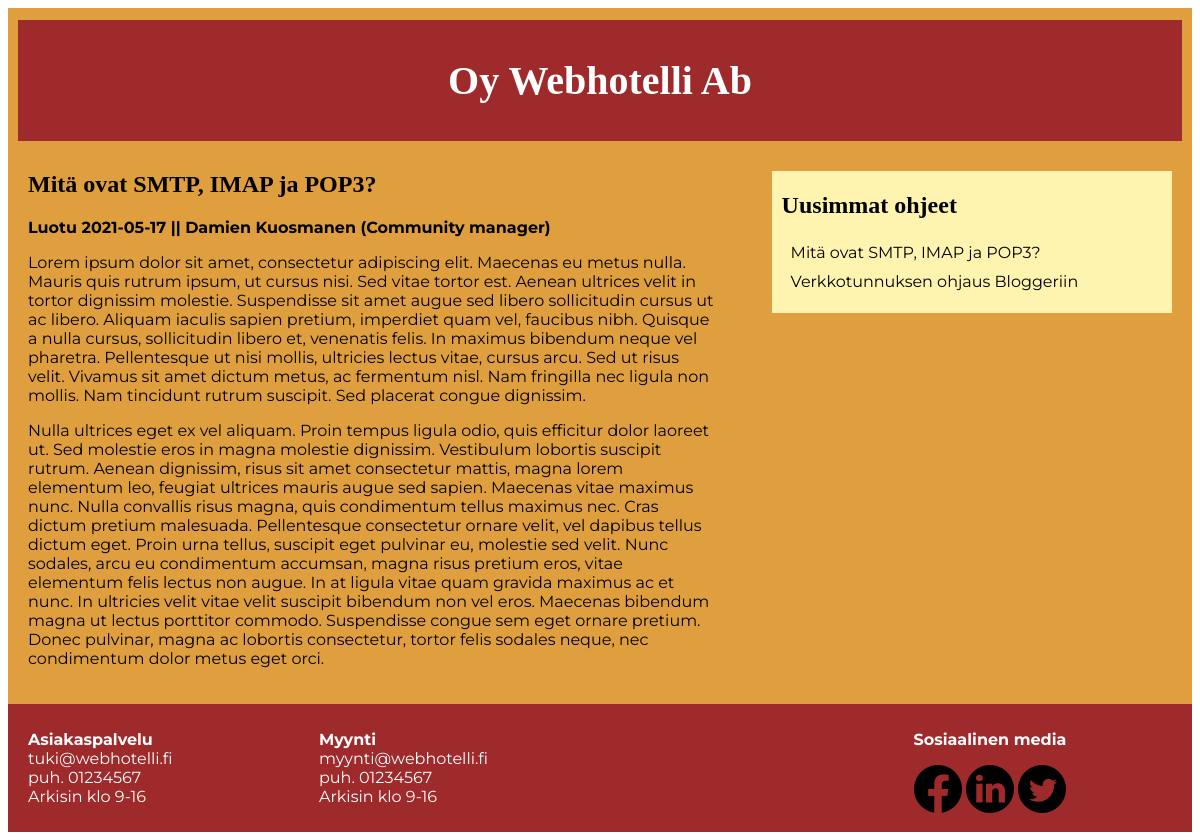
/-etusivu/ohje.php?id=2, run on the app's committed database.
### tables this page shows
CREATE TABLE `artikkeli` (
  `artikkeli_id` int(11) NOT NULL,
  `otsikko` varchar(200) NOT NULL,
  `teksti` text NOT NULL,
  `kategoria_id` int(11) NOT NULL,
  `kirjoittaja` varchar(20) NOT NULL,
  `luontipvm` date NOT NULL
);

CREATE TABLE `kayttaja` (
  `tunnus` varchar(20) NOT NULL,
  `salasana` varchar(200) NOT NULL,
  `etunimi` varchar(100) NOT NULL,
  `sukunimi` varchar(100) NOT NULL,
  `rooli` varchar(100) NOT NULL
);

### -etusivu/ohje.php (the view, shortened to what this page needs)
<!DOCTYPE html>
<?php
    require_once ("tietokanta.php");
?>
<html lang="fi">
	<head>
		<link rel="stylesheet" type="text/css" href="tyyli.css">
	</head>
	<body>
		<div id="sailio">
			<header>
				<div id="otsikko">
					<a href="index.php" title ="Siirry etusivulle"><h1>Oy Webhotelli Ab</h1></a>
				</div>
			</header>
			<main><?php
                $id = $yhteys->real_escape_string($_GET["id"]);
                $hakusql = "SELECT * FROM artikkeli
                    INNER JOIN kayttaja ON tunnus = kirjoittaja WHERE artikkeli_id = $id";
                    $tulokset = $yhteys->query($hakusql);
                    while($rivi = $tulokset->fetch_assoc()) {
                ?>
				<article>
					<h2><?php echo $rivi["otsikko"];?></h2>
                	<p><b>Luotu <?php echo $rivi["luontipvm"];?> || <?php echo $rivi["etunimi"]." ".$rivi["sukunimi"]." (".$rivi["rooli"].")";?></b></p>
                    <p><?php echo $rivi["teksti"];?></p>
                    <?php } ?>
                </article>
				<div id="ohjesailio">
				<h2>Uusimmat ohjeet</h2>
				<nav id="linkit">
					<ul><?php
                        $hakusql = "SELECT otsikko, artikkeli_id FROM artikkeli
                            ORDER BY luontipvm DESC LIMIT 10";
                            $tulokset = $yhteys->query($hakusql);
                            while($rivi = $tulokset->fetch_assoc()) {
                        ?>
                            <li><a class="linkki" href="ohje.php?id=<?php echo $rivi["artikkeli_id"];?>"title="Lue ohje"><?php echo $rivi["otsikko"];?></a></li>
                        <?php } ?>
					</ul>
				</nav>
			</div>
			</main>
			<footer>
				<div class="footer_sisalto">
					<div class="footer_infot">
						<div class="aspa_info">
							<p><b>Asiakaspalvelu</b><br>
							tuki@webhotelli.fi<br>
							puh. 01234567<br>
							Arkisin klo 9-16</p>
						</div>
						<div class="myynti_info">
							<p><b>Myynti</b><br>
							myynti@webhotelli.fi<br>
							puh. 01234567<br>
							Arkisin klo 9-16</p>
						</div>
					</div>
					<div class="some">
						<p><b>Sosiaalinen media</b></p>
						<ul class="somekuvake_sailio">
							<li class="facebook_link">
								<a href="https://www.facebook.com/"><img alt="Facebook" src="icon_facebook48px.png" title="Siirry Facebookin etusivulle"</a>
							</li>
							<li class="linkedin_link">
								<a href="https://www.linkedin.com/?trk=seo-authwall-base_nav-header-logo"><img alt="Linkedin" src="icon_linkedin48px.png" title="Siirry Linkedinin etusivulle"</a>
							</li>
							<li class="twitter_link">
								<a href="https://twitter.com/"><img alt="Twitter" src="icon_twitter48px.png" title="Siirry Twitterin etusivulle"</a>
							</li>
						</ul>
					</div>
				</div>
			</footer>
		</div>
	</body>
</html>

### -etusivu/tyyli.css (style rules this page uses)
* { max-width: 100%; box-sizing: border-box; font-family: 'Montserrat'; }
#sailio { max-width: 1200px; margin-left: auto; margin-right: auto; padding-top: 2px; background-color: #e09f3e; }
main { padding: 20px; }
main::after { content: ""; display: block; clear: both; }
header { padding: 10px; margin: 10px; background-color: #9e2a2b ; color:#FFFFFF; }
#otsikko { text-align: center; }
#otsikko h1 { font-family: 'Merryweather'; font-size: 30pt; }
#otsikko a { text-decoration: none; color: #FFFFFF; }
article h2 { font-family: 'Merryweather'; }
#ohjesailio { padding-top: 1px; padding-bottom: 1px; background-color: #fff3b0; margin-left: auto; margin-right: auto; margin-top: 40px; }
#ohjesailio h2 { margin-left: 10px; font-family: 'Merryweather'; }
#ohjesailio ul { list-style: none; padding-left: 14px; }
a.linkki { display: block; color:#000000; text-decoration: none; padding: 5px; margin-right: 14px; }
footer { padding: 10px; background-color: #9e2a2b; color: #FFFFFF; }
.footer_sisalto { display: block; margin-left: auto; margin-right: auto; text-align: center; }
.footer_infot { text-align: left; display: inline-block; }
.some p { text-align: left; display: inline-block; }
.facebook_link { list-style: none; }
.linkedin_link { list-style: none; }
.twitter_link { list-style: none; }
.somekuvake_sailio { padding: 0; margin: 0; }
@media screen and (min-width: 600px) { article { float: left; width: 60%; } }
@media screen and (min-width: 600px) { article h2 { margin-top: 0; } }
@media screen and (min-width: 600px) { #ohjesailio { display: inline-block; float: right; width: 35%; margin-top: 0; } }
@media screen and (min-width: 600px) { footer { clear: both; } }
@media screen and (min-width: 600px) { .footer_infot { width: 40%; float: left; margin-left: 10px; } }
@media screen and (min-width: 600px) { .footer_sisalto::after { content: ""; display: block; clear: both; } }
@media screen and (min-width: 600px) { .some { width: 50%; float: right; } }
@media screen and (min-width: 800px) { .footer_infot { width: 50%; } }
@media screen and (min-width: 800px) { .aspa_info { width: 50%; float: left; } }
@media screen and (min-width: 800px) { .myynti_info { width: 50%; float: left; } }
@media screen and (min-width: 800px) { .some { width: 33%; } }
@media screen and (min-width: 800px) { .somekuvake_sailio li { display: inline-block; } }
@media screen and (min-width: 800px) { .somekuvake_sailio a { text-decoration: none; } }

### data on the page
artikkeli: otsikko "Mitä ovat SMTP, IMAP ja POP3?", luontipvm "2021-05-17", kirjoittaja.etunimi "Damien", kirjoittaja.sukunimi "Kuosmanen", kirjoittaja.rooli "Community manager", teksti "Lorem ipsum dolor sit amet, consectetur adipiscing elit. Maecenas eu metus nulla. Mauris quis rutrum ipsum, ut cursus nisi. Sed vitae tortor est. Aenean ultrices velit in tortor dignissim molestie. Suspendisse sit amet augue sed libero sollicitudin cursus ut ac libero. Aliquam iaculis sapien pretium, imperdiet quam vel, faucibus nibh. Quisque a nulla cursus, sollicitudin libero et, venenatis felis. In maximus bibendum neque vel pharetra. Pellentesque ut nisi mollis, ultricies lectus vitae, cursus arcu. Sed ut risus velit. Vivamus sit amet dictum metus, ac fermentum nisl. Nam fringilla nec ligula non mollis. Nam tincidunt rutrum suscipit. Sed placerat congue dignissim. Nulla ultrices eget ex…"
artikkeli: otsikko "Verkkotunnuksen ohjaus Bloggeriin"
